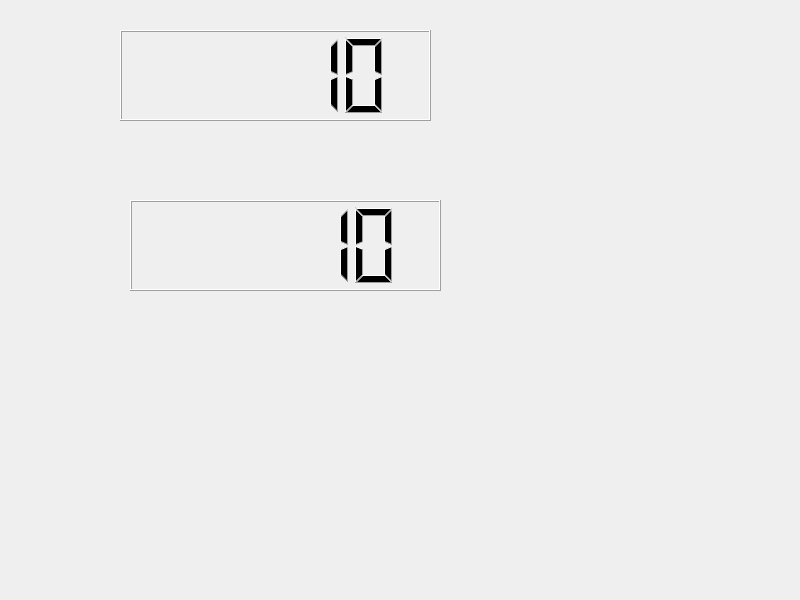
<?xml version="1.0" encoding="UTF-8"?>
<ui version="4.0">
 <class>Widget</class>
 <widget class="QWidget" name="Widget">
  <property name="geometry">
   <rect>
    <x>0</x>
    <y>0</y>
    <width>800</width>
    <height>600</height>
   </rect>
  </property>
  <property name="windowTitle">
   <string>Widget</string>
  </property>
  <widget class="QLCDNumber" name="lcdNumber">
   <property name="geometry">
    <rect>
     <x>120</x>
     <y>30</y>
     <width>311</width>
     <height>91</height>
    </rect>
   </property>
   <property name="intValue" stdset="0">
    <number>10</number>
   </property>
  </widget>
  <widget class="QLCDNumber" name="lcdNumber_2">
   <property name="geometry">
    <rect>
     <x>130</x>
     <y>200</y>
     <width>311</width>
     <height>91</height>
    </rect>
   </property>
   <property name="intValue" stdset="0">
    <number>10</number>
   </property>
  </widget>
 </widget>
 <resources/>
 <connections/>
</ui>
